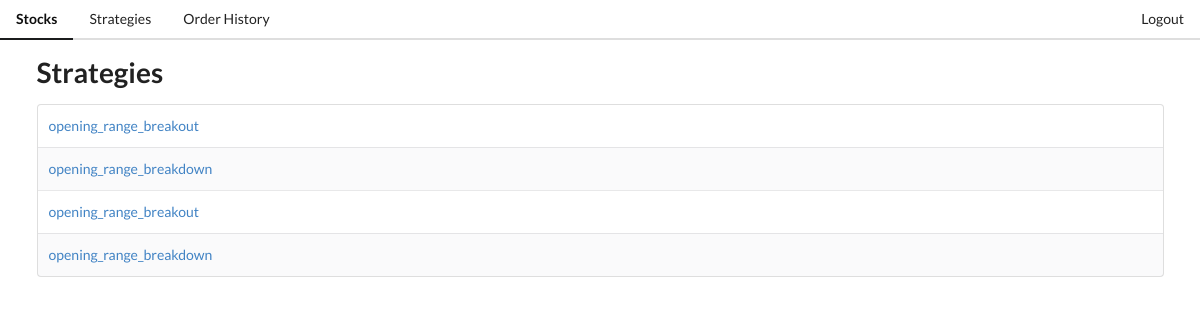
Screenshot of /strategies with the database file from the repository.
### tables this page shows
CREATE TABLE strategy (
        id INTEGER PRIMARY KEY,
        name NOT NULL
    );

### main.py (the view)
@app.get("/strategies")
def strategies(request: Request):
    connection = sqlite3.connect(config.DB_FILE)
    connection.row_factory = sqlite3.Row
    cursor = connection.cursor()
    cursor.execute("""
        SELECT * FROM strategy
    """)
    strategies = cursor.fetchall()
    return templates.TemplateResponse(
        "strategies.html",
        {"request": request, "strategies": strategies}
    )

### templates/strategies.html
{% extends "layout.html" %}
{% block content %}
<h1>Strategies</h1>
<table class="ui striped table">
   {% for strategy in strategies %}
   <tr>
      <td><a href="/strategy/{{ strategy.id }}">{{ strategy.name }}</a></td>
   </tr>
   {% endfor %}
</table>
{% endblock %}

### rows the page displays
strategy: name "opening_range_breakout"
strategy: name "opening_range_breakdown"
strategy: name "opening_range_breakout"
strategy: name "opening_range_breakdown"
